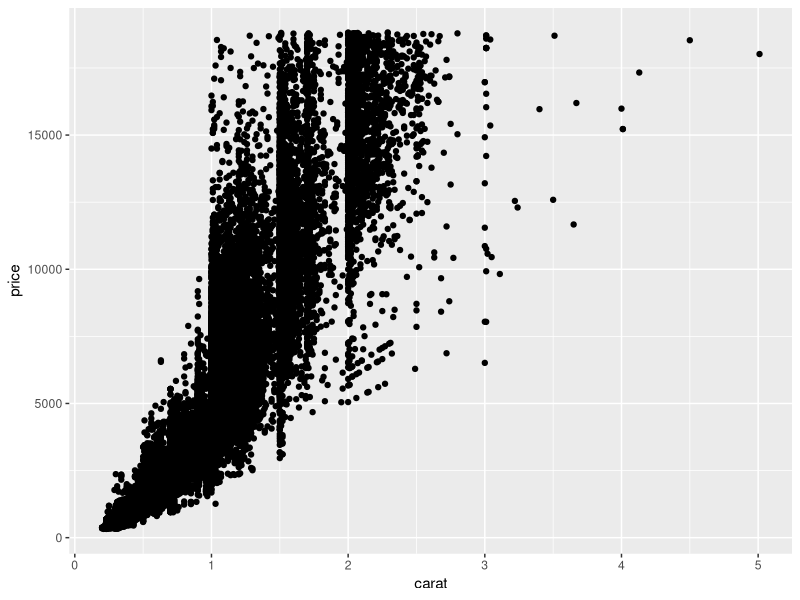
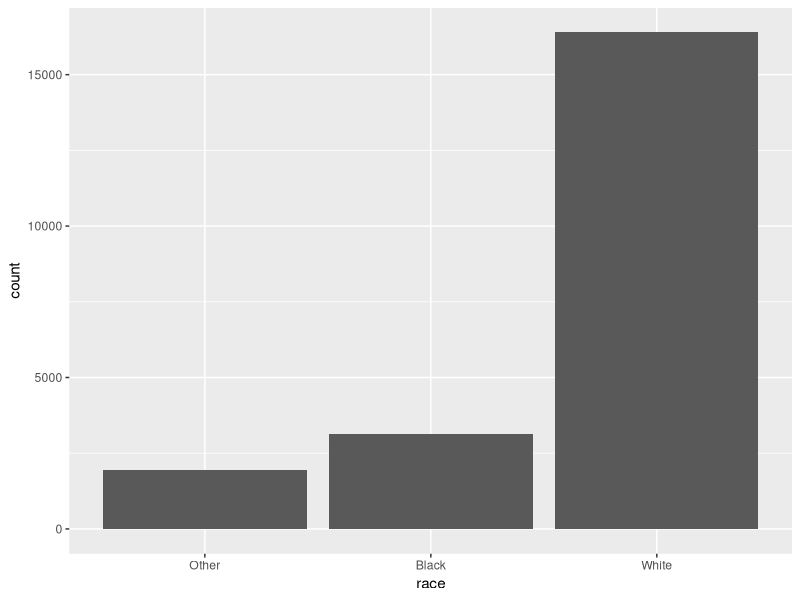
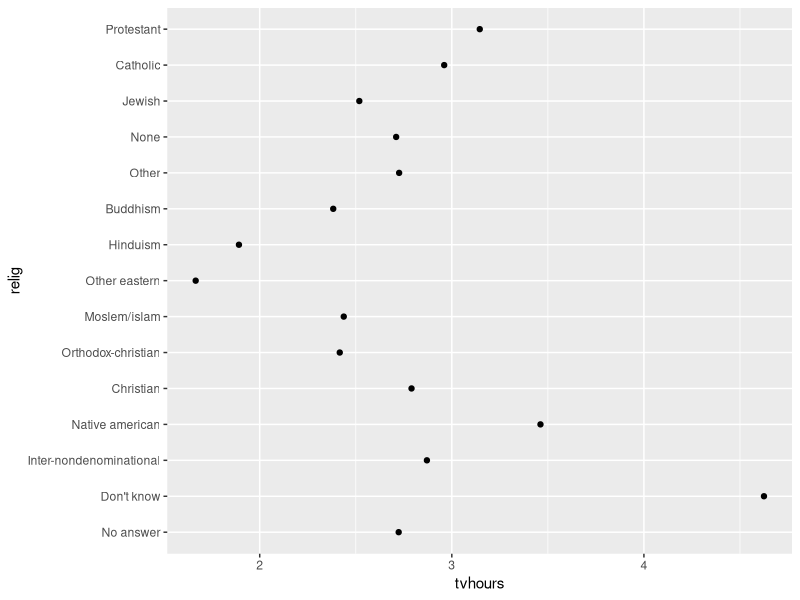
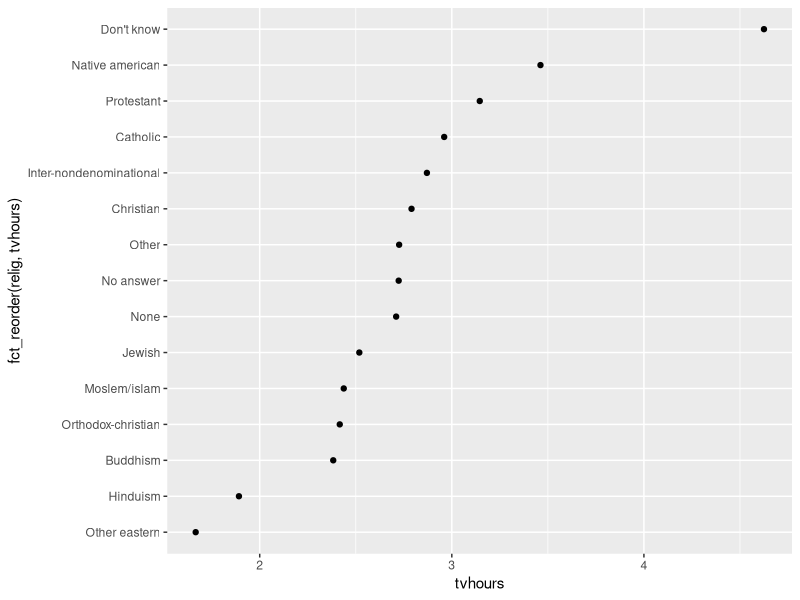
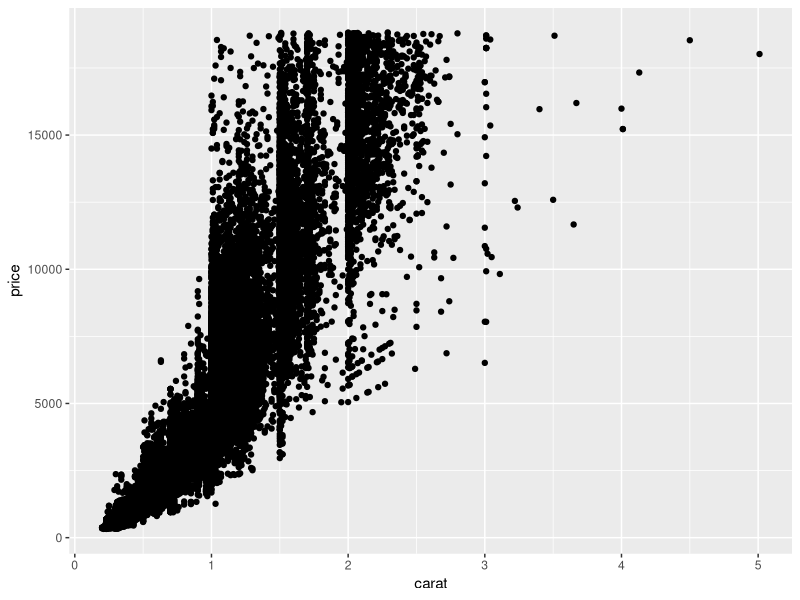

These charts were generated, in order, by the following R code:
## ---- chunk 1
knitr::opts_chunk$set(echo = TRUE)
## ---- chunk 2
7 + 6
## ---- chunk 3
a <- 4

## ---- chunk 4
b <- "my name"
c <- FALSE
d <- c(1,2,3.0,4)
## ---- chunk 5
sum(d)
mean(d)
mean(d, na.rm = FALSE) #doesn't change result since we have no NAs yet
e <- c(1,2,3,4,NA,5)
mean(e)
mean(e, na.rm = TRUE)
seq(from = 1, to = 10, by =2)

## ---- chunk 6
class(a)
class(b)
class(c)
class(d)
## ---- chunk 7
my_list <- c(1,2,3,4,5)
my_list_2 <- c("my_name", "my_address", "my_number")
## ---- chunk 8
length(my_list)
length(my_list_2)
sum(my_list)
my_list[4] #gets the 4 value.
#sum(my_list_2) #this kicks back an error
## ---- chunk 9
#install.packages("tidyverse")

## ---- chunk 10
library(tidyverse)
## ---- chunk 11
ggplot(diamonds, aes(carat, price)) + 
  geom_point()
ggsave("diamondPlot.pdf")
write_csv(diamonds, "diamonds3.csv")
## ---- chunk 12
#New_data <- read_csv("diamonds.csv")
## ---- chunk 13



set.seed(100) #this sets the randomizer so if you run this code you get the same results i did
temp <- sample(0:1, 20, replace=T)
temp
is.factor(temp)
is.numeric(temp)
#ok, so we now have a list of numbers
#remember that factors are categories
#so, we are going to assign factors to these values
#uses the argument labels
temp_f <- factor(temp, labels = c("femur", "tibia"))
temp_f #hey, that is kinda cool! lets check if it still numeric
is.numeric(temp_f)
is.factor(temp_f) #sweet!
#so that works with numbers, but what about strings

size <- c("small", "medium", "small", "small", "small", "small", "medium", "small",
          "medium", "medium", "medium", "medium", "medium", "tall", "tall",
          "small", "medium", "medium", "small", "tall")
is.factor(size)
is.character(size)
#ok, so how do we turn this into a factor? lets what we did before
size_f <- factor(size)
is.factor(size_f)
size_f #but lets take a closer look at the levels..
?levels #read the help here and try to see what it does
levels(size_f)
# ok, so notice the order of the levels. here, they are sorted alphabetically
#this might not be what you want (in fact, it rarely is.). I've had many
#issues with R that comes down to this problem. Dplyr/ggplot makes it a little
#easier, but you still going to have problems
#so, how to fix this
#we need to set the levels!
size_f2 <- factor(size, levels=c("small", "medium", "tall"))
is.factor(size_f2)
levels(size_f2) #woot. they are now in the right 

###
#sometimes you might need to use ordinal data. for that we use ordered factors
#note: ordinal data is when we the order of the values matters,
#but we can't say how much of a difference there is between each.
#the data is ranked but the distance between categories isn't clear
#so, if we are measuring something like job satisifaction
#hard to say how much better 'very happy' is from 'happy'
#e.g. likert scale

size_ordered <-  ordered(size, levels =c("small", "medium", "tall"))
size_ordered
size_f2
#note in size_ordered you see the '<' 

table(size)
table(size_ordered)

#the last thing i want to mention is adding data. now,
#you might think this is easier to do in excel
#but remember that R has the plus of perserving
#all you steps. Plus, this way you aren't messing with
#the original data

size_f2[21] <- "very.tall"
#we get an error message. note it says 'invalid factor'
size_f2 
#there is now a NA. this is cause R doesn't know how to deal 
#with the new factor
#we need to add the new factor
size_f2 <- factor(size_f2, levels = c(levels(size_f2), "very.tall")) #ok, so this
#is a bit long. but levels is the same. just cheating a bit by usinf the levels(size_f2)
#function to get the original levels from the list. As you getbetter w/ R
#you learn these little tricks to help. avoids making mistakes...
size_f2
size_f2[21] <- "very.tall"
####ok, but lets say we don't want 'very tall' anymore. This could become
#problem when making images since it may still show up even if we just
#remove it
#first, we get rid of the elements we dont want
size_f2_new <- size_f2[size_f2 != "very.tall"]
#then, we 'refactor' it
size_f2_new <- factor(size_f2_new)
size_f2_new
#note the difference between the 2 tables
table(size, temp)
table(size_f2_new, temp_f)


#finally, lets put it all together
data <- c(34, 39, 63, 44, 47, 47, 57, 39, 48, 47, 34, 37, 47, 47, 39, 47, 47, 50, 28, 60)

my_data <- data.frame(temp, temp_f, size, size_f2_new, data)
my_data
## ---- chunk 14
ggplot(gss_cat, aes(race)) +
  geom_bar()
## ---- chunk 15
relig_summary <- gss_cat %>%
  group_by(relig) %>%
  summarise(
    age = mean(age, na.rm = TRUE),
    tvhours = mean(tvhours, na.rm = TRUE),
    n = n()
  )

ggplot(relig_summary, aes(tvhours, relig)) + geom_point()
## ---- chunk 16
ggplot(relig_summary, aes(tvhours, fct_reorder(relig, tvhours))) + 
  geom_point()
## ---- chunk 17
gss_cat %>%
  mutate(partyid = fct_recode(partyid,
                              "Republican, strong"    = "Strong republican",
                              "Republican, weak"      = "Not str republican",
                              "Independent, near rep" = "Ind,near rep",
                              "Independent, near dem" = "Ind,near dem",
                              "Democrat, weak"        = "Not str democrat",
                              "Democrat, strong"      = "Strong democrat"
  )) %>%   count(partyid)
